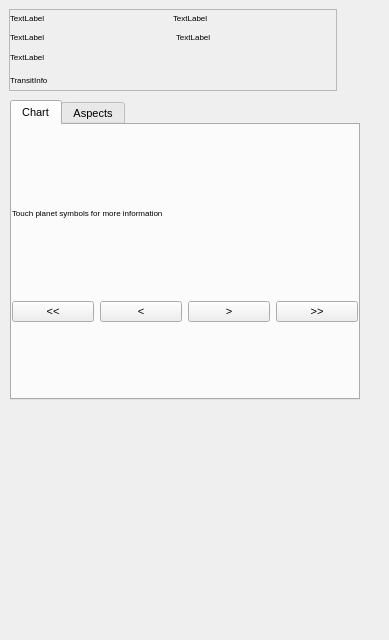
<?xml version="1.0" encoding="UTF-8"?>
<ui version="4.0">
 <class>MainWindow</class>
 <widget class="QMainWindow" name="MainWindow">
  <property name="enabled">
   <bool>true</bool>
  </property>
  <property name="geometry">
   <rect>
    <x>0</x>
    <y>0</y>
    <width>389</width>
    <height>640</height>
   </rect>
  </property>
  <property name="sizePolicy">
   <sizepolicy hsizetype="Preferred" vsizetype="Preferred">
    <horstretch>0</horstretch>
    <verstretch>0</verstretch>
   </sizepolicy>
  </property>
  <property name="windowTitle">
   <string>MainWindow</string>
  </property>
  <widget class="QWidget" name="centralWidget">
   <widget class="QFrame" name="infoFrame">
    <property name="geometry">
     <rect>
      <x>9</x>
      <y>9</y>
      <width>328</width>
      <height>82</height>
     </rect>
    </property>
    <property name="minimumSize">
     <size>
      <width>300</width>
      <height>0</height>
     </size>
    </property>
    <property name="maximumSize">
     <size>
      <width>16777215</width>
      <height>100</height>
     </size>
    </property>
    <property name="frameShape">
     <enum>QFrame::StyledPanel</enum>
    </property>
    <property name="frameShadow">
     <enum>QFrame::Raised</enum>
    </property>
    <layout class="QVBoxLayout" name="verticalLayout">
     <property name="spacing">
      <number>3</number>
     </property>
     <property name="margin">
      <number>0</number>
     </property>
     <item>
      <layout class="QHBoxLayout" name="horizontalLayout">
       <property name="spacing">
        <number>0</number>
       </property>
       <property name="sizeConstraint">
        <enum>QLayout::SetDefaultConstraint</enum>
       </property>
       <item>
        <widget class="QLabel" name="labelTime">
         <property name="minimumSize">
          <size>
           <width>150</width>
           <height>0</height>
          </size>
         </property>
         <property name="maximumSize">
          <size>
           <width>16777215</width>
           <height>20</height>
          </size>
         </property>
         <property name="font">
          <font>
           <pointsize>6</pointsize>
          </font>
         </property>
         <property name="text">
          <string>TextLabel</string>
         </property>
        </widget>
       </item>
       <item>
        <widget class="QLabel" name="labelTime2">
         <property name="minimumSize">
          <size>
           <width>150</width>
           <height>0</height>
          </size>
         </property>
         <property name="maximumSize">
          <size>
           <width>16777215</width>
           <height>20</height>
          </size>
         </property>
         <property name="font">
          <font>
           <pointsize>6</pointsize>
          </font>
         </property>
         <property name="text">
          <string>TextLabel</string>
         </property>
        </widget>
       </item>
      </layout>
     </item>
     <item>
      <layout class="QHBoxLayout" name="horizontalLayout_2">
       <item>
        <widget class="QLabel" name="labelZone">
         <property name="minimumSize">
          <size>
           <width>150</width>
           <height>0</height>
          </size>
         </property>
         <property name="maximumSize">
          <size>
           <width>16777215</width>
           <height>20</height>
          </size>
         </property>
         <property name="font">
          <font>
           <pointsize>6</pointsize>
          </font>
         </property>
         <property name="text">
          <string>TextLabel</string>
         </property>
        </widget>
       </item>
       <item>
        <widget class="QLabel" name="labelHouse">
         <property name="minimumSize">
          <size>
           <width>150</width>
           <height>0</height>
          </size>
         </property>
         <property name="maximumSize">
          <size>
           <width>16777215</width>
           <height>20</height>
          </size>
         </property>
         <property name="font">
          <font>
           <pointsize>6</pointsize>
          </font>
         </property>
         <property name="text">
          <string>TextLabel</string>
         </property>
        </widget>
       </item>
      </layout>
     </item>
     <item>
      <widget class="QLabel" name="labelPlace">
       <property name="minimumSize">
        <size>
         <width>300</width>
         <height>20</height>
        </size>
       </property>
       <property name="maximumSize">
        <size>
         <width>16777215</width>
         <height>20</height>
        </size>
       </property>
       <property name="font">
        <font>
         <pointsize>6</pointsize>
        </font>
       </property>
       <property name="text">
        <string>TextLabel</string>
       </property>
      </widget>
     </item>
     <item>
      <widget class="QLabel" name="labelChartInfo1">
       <property name="minimumSize">
        <size>
         <width>300</width>
         <height>20</height>
        </size>
       </property>
       <property name="maximumSize">
        <size>
         <width>16777215</width>
         <height>20</height>
        </size>
       </property>
       <property name="font">
        <font>
         <pointsize>6</pointsize>
        </font>
       </property>
       <property name="text">
        <string>TransitInfo</string>
       </property>
       <property name="margin">
        <number>0</number>
       </property>
      </widget>
     </item>
    </layout>
   </widget>
   <widget class="QTabWidget" name="tabWidget">
    <property name="geometry">
     <rect>
      <x>10</x>
      <y>100</y>
      <width>350</width>
      <height>300</height>
     </rect>
    </property>
    <property name="minimumSize">
     <size>
      <width>350</width>
      <height>0</height>
     </size>
    </property>
    <property name="font">
     <font>
      <pointsize>8</pointsize>
     </font>
    </property>
    <property name="currentIndex">
     <number>0</number>
    </property>
    <property name="iconSize">
     <size>
      <width>16</width>
      <height>24</height>
     </size>
    </property>
    <widget class="QWidget" name="tabChart">
     <attribute name="title">
      <string>Chart</string>
     </attribute>
     <layout class="QVBoxLayout" name="chartTabLayout">
      <property name="spacing">
       <number>0</number>
      </property>
      <property name="margin">
       <number>0</number>
      </property>
      <item>
       <widget class="QLabel" name="labelChartInfo2">
        <property name="maximumSize">
         <size>
          <width>16777215</width>
          <height>24</height>
         </size>
        </property>
        <property name="font">
         <font>
          <pointsize>6</pointsize>
         </font>
        </property>
        <property name="text">
         <string>Touch planet symbols for more information</string>
        </property>
        <property name="margin">
         <number>4</number>
        </property>
       </widget>
      </item>
      <item>
       <layout class="QHBoxLayout" name="horizontalLayout_3">
        <item>
         <widget class="QPushButton" name="btnAnimateBackLarge">
          <property name="text">
           <string>&lt;&lt;</string>
          </property>
         </widget>
        </item>
        <item>
         <widget class="QPushButton" name="btnAnimateBackStep">
          <property name="text">
           <string>&lt;</string>
          </property>
         </widget>
        </item>
        <item>
         <widget class="QPushButton" name="btnAnimateForwardStep">
          <property name="text">
           <string>&gt;</string>
          </property>
         </widget>
        </item>
        <item>
         <widget class="QPushButton" name="btnAnimateForwardLarge">
          <property name="text">
           <string>&gt;&gt;</string>
          </property>
         </widget>
        </item>
       </layout>
      </item>
     </layout>
    </widget>
    <widget class="QWidget" name="tabAspects">
     <attribute name="title">
      <string>Aspects</string>
     </attribute>
     <layout class="QVBoxLayout" name="aspectFrameLayout">
      <property name="spacing">
       <number>0</number>
      </property>
      <property name="margin">
       <number>0</number>
      </property>
     </layout>
    </widget>
   </widget>
  </widget>
 </widget>
 <layoutdefault spacing="6" margin="11"/>
 <resources/>
 <connections/>
</ui>
